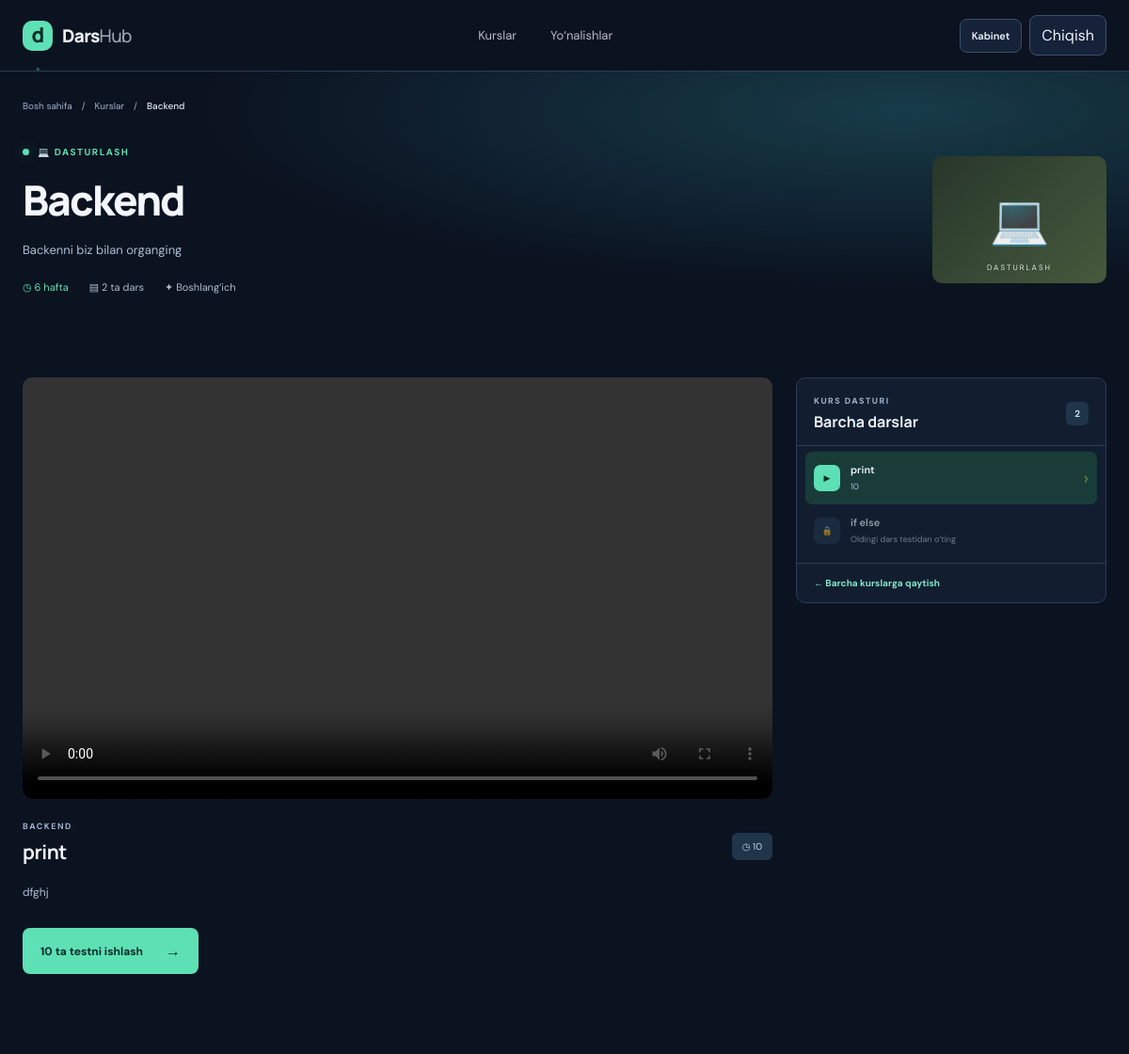
/kurs/backend/ (signed in), run on the app's committed database.
### academy/models.py (models this page shows, shortened)
class Course(models.Model):
    title = models.CharField("Kurs nomi", max_length=180)
    slug = models.SlugField(unique=True, blank=True)
    category = models.ForeignKey(Category, on_delete=models.PROTECT, related_name="courses", verbose_name="Yo‘nalish")
    description = models.TextField("Qisqacha tavsif")
    cover = models.ImageField("Kurs rasmi", upload_to="courses/", blank=True, null=True)
    level = models.CharField("Daraja", max_length=40, default="Boshlang‘ich")
    duration = models.CharField("Davomiyligi", max_length=40, default="6 hafta")
    published = models.BooleanField("Saytda ko‘rsatish", default=True)
    created_at = models.DateTimeField(auto_now_add=True)
    class Meta:
        verbose_name = "Kurs"
        verbose_name_plural = "Kurslar"
        ordering = ["-created_at"]

class Category(models.Model):
    name = models.CharField("Nomi", max_length=80, unique=True)
    slug = models.SlugField(unique=True, blank=True)
    icon = models.CharField("Ikonka (emoji)", max_length=8, default="✦")
    class Meta:
        verbose_name = "Yo‘nalish"
        verbose_name_plural = "Yo‘nalishlar"
        ordering = ["name"]

class Lesson(models.Model):
    course = models.ForeignKey(Course, on_delete=models.CASCADE, related_name="lessons", verbose_name="Kurs")
    title = models.CharField("Dars nomi", max_length=180)
    description = models.TextField("Dars haqida", blank=True)
    video_file = models.FileField("Video fayl", upload_to="lessons/videos/", blank=True, null=True, help_text="MP4 video yuklang yoki pastdagi havolani kiriting.")
    video_url = models.URLField("Video havolasi", blank=True, help_text="YouTube yoki Vimeo havolasi")
    order = models.PositiveIntegerField("Dars tartibi", default=1)
    duration = models.CharField("Davomiyligi", max_length=30, blank=True)
    published = models.BooleanField("Saytda ko‘rsatish", default=True)
    class Meta:
        verbose_name = "Dars"
        verbose_name_plural = "Darslar"
        ordering = ["order", "id"]

### academy/views.py (the view)
# urls.py: urlpatterns = [path("", views.home, name="home"), path("royxatdan-otish/", views.register, name="register"), path("royxatdan-otish/oqituvchi/", views.register, {"role": "teacher"}, name="teacher_regis
@login_required(login_url="login")
def course_detail(request, slug):
    course = get_object_or_404(Course.objects.select_related("category"), slug=slug, published=True)
    lessons = list(course.lessons.filter(published=True).order_by("order", "id"))
    completed = _completed_lessons(request, course)
    available = [lesson for lesson in lessons if _lesson_unlocked(lessons, lesson, completed)]
    requested = next((item for item in lessons if str(item.pk) == request.GET.get("lesson")), None)
    active_lesson = requested if requested in available else (next((item for item in available if str(item.pk) not in completed), available[-1] if available else None))
    return render(request, "academy/course_detail.html", {"course":course, "lessons":lessons, "active_lesson":active_lesson, "completed_lessons":completed, "unlocked_ids":{item.pk for item in available}})

### academy/views.py (called while the page is built)
def _completed_lessons(request, course):
    return set(str(pk) for pk in LessonProgress.objects.filter(user=request.user, lesson__course=course).values_list("lesson_id", flat=True))

def _lesson_unlocked(lessons, lesson, completed):
    previous = [item for item in lessons if (item.order, item.pk) < (lesson.order, lesson.pk)]
    return not previous or str(previous[-1].pk) in completed

### academy/templates/academy/course_detail.html (shortened to what this page needs)
{% extends 'academy/base.html' %}{% block title %}{{ course.title }} — DarsHub{% endblock %}{% block content %}<section class="course-hero"><div class="shell"><div class="breadcrumbs"><a href="{% url 'home' %}">Bosh sahifa</a><span>/</span><a href="{% url 'home' %}#kurslar">Kurslar</a><span>/</span><b>{{ course.title }}</b></div><div class="detail-head"><div><div class="eyebrow"><span class="pulse"></span> {{ course.category.icon }} {{ course.category.name }}</div><h1>{{ course.title }}</h1><p>{{ course.description }}</p><div class="detail-facts"><span>◷ {{ course.duration }}</span><span>▤ {{ lessons|length }} ta dars</span><span>✦ {{ course.level }}</span></div></div><div class="detail-cover">{% if course.cover %}<img src="{{ course.cover.url }}" alt="{{ course.title }}">{% else %}<span>{{ course.category.icon }}</span><small>{{ course.category.name|upper }}</small>{% endif %}</div></div></div></section><section class="section lesson-section"><div class="shell lesson-layout"><div class="lesson-main">{% if active_lesson %}<div class="video-frame">{% if active_lesson.video_file %}<video controls controlsList="nodownload noplaybackrate" disablePictureInPicture playsinline preload="metadata"><source src="{{ active_lesson.video_file.url }}" type="video/mp4">Brauzeringiz video formatini qo‘llab-quvvatlamaydi.</video>{% elif active_lesson.embed_url %}<iframe src="{{ active_lesson.embed_url }}" title="{{ active_lesson.title }}" allow="accelerometer; autoplay; clipboard-write; encrypted-media; gyroscope; picture-in-picture; web-share" allowfullscreen></iframe>{% else %}<div class="video-empty"><span>▶</span><h3>Video tez orada joylanadi</h3><p>Bu dars uchun video fayl yoki havolani administrator qo‘shadi.</p></div>{% endif %}</div><div class="lesson-title"><div><div class="eyebrow muted">{{ course.title }}</div><h2>{{ active_lesson.title }}</h2></div>{% if active_lesson.duration %}<span class="duration-tag">◷ {{ active_lesson.duration }}</span>{% endif %}</div>{% if active_lesson.description %}<p class="lesson-description">{{ active_lesson.description|linebreaksbr }}</p>{% endif %}<a class="btn btn-primary quiz-start" href="{% url 'lesson_quiz' course.slug active_lesson.id %}">10 ta testni ishlash <span>→</span></a>{% else %}<div class="video-empty no-lessons"><span>▤</span><h3>Darslar hali qo‘shilmagan</h3><p>Administrator panelidan kursga dars qo‘shishingiz mumkin.</p></div>{% endif %}</div><aside class="lesson-sidebar"><div class="sidebar-head"><div><span class="eyebrow muted">KURS DASTURI</span><h3>Barcha darslar</h3></div><span class="lesson-count">{{ lessons|length }}</span></div><div class="lesson-list">{% for lesson in lessons %}{% if lesson.id in unlocked_ids %}<a class="lesson-row {% if active_lesson.id == lesson.id %}active{% endif %}" href="?lesson={{ lesson.id }}"><span class="lesson-play">{% if lesson.id in completed_lessons %}✓{% elif active_lesson.id == lesson.id %}▶{% else %}{{ forloop.counter|stringformat:'02d' }}{% endif %}</span><span class="lesson-row-title">{{ lesson.title }}<small>{% if lesson.id in completed_lessons %}Testdan o‘tildi{% elif lesson.duration %}{{ lesson.duration }}{% else %}Video dars{% endif %}</small></span><span class="row-arrow">›</span></a>{% else %}<div class="lesson-row locked"><span class="lesson-play">🔒</span><span class="lesson-row-title">{{ lesson.title }}<small>Oldingi dars testidan o‘ting</small></span></div>{% endif %}{% empty %}<p class="empty-lessons">Darslar admin paneldan qo‘shiladi.</p>{% endfor %}</div><a class="back-link" href="{% url 'home' %}">← Barcha kurslarga qaytish</a></aside></div></section>{% endblock %}

### data on the page
Course: title "Backend", category.icon "💻", category.name "DASTURLASH", description "Backenni biz bilan organging", duration "6 hafta", level "Boshlang‘ich", title "BACKEND"
Lesson: title "print", duration "10", description "dfghj"
Lesson: title "if else"

### other printed values
{{ lessons|length }} "2"
